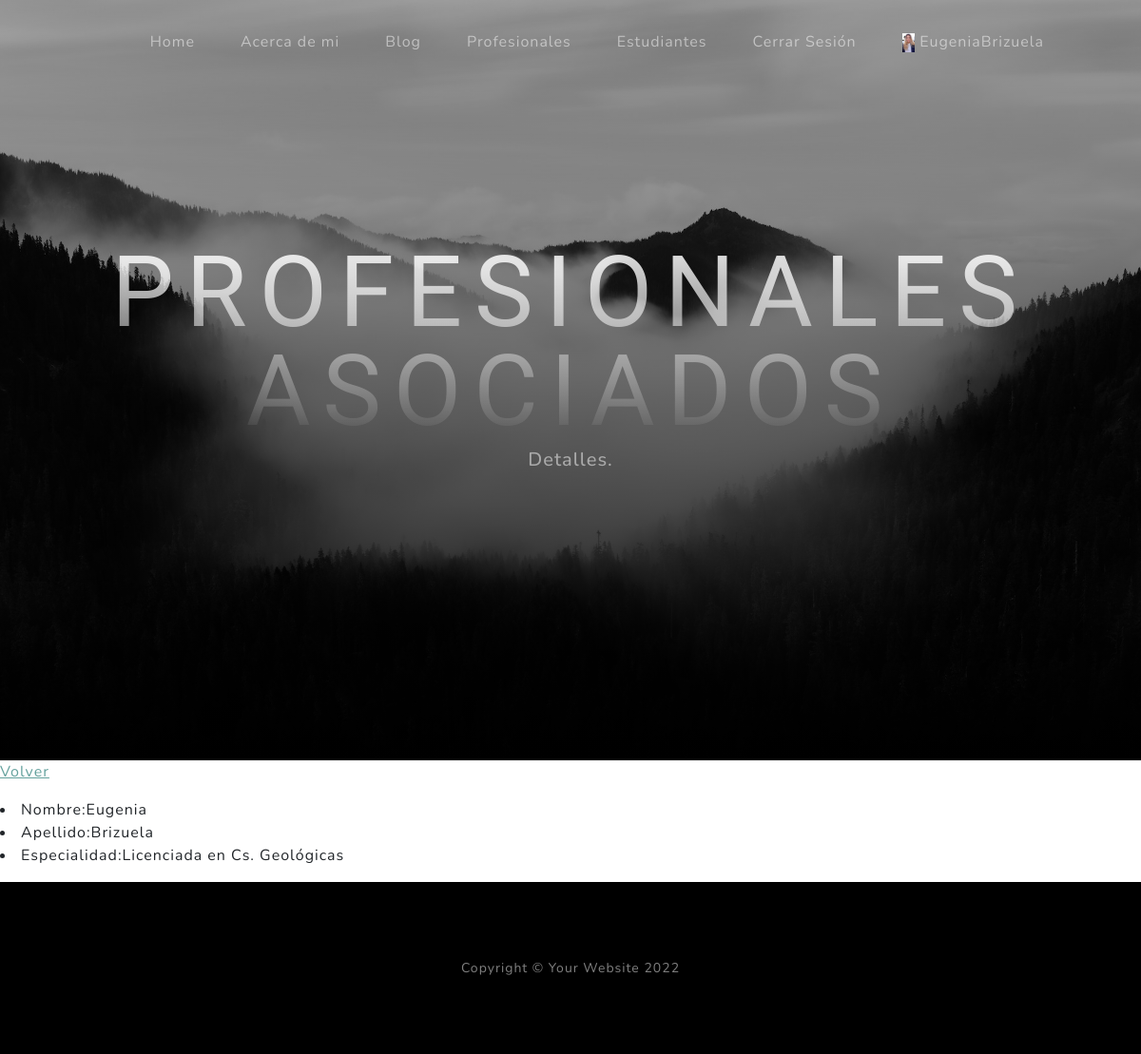
The page /clases/profesional/5/ (signed in) on the database its author committed.
### account/models.py (models this page shows)
class UserExtension (models.Model):
    avatar = models.ImageField(upload_to='avatar', null=True, blank=True)
    user = models.OneToOneField (User, on_delete=models.CASCADE)
    link = models.URLField (null=True)
    descripcion = models.CharField (max_length=200)

### clases/models.py (models this page shows, shortened)
class Profesional (models.Model):
    nombre = models.CharField(max_length=20)
    apellido = models.CharField(max_length=30)
    especialidad = models.CharField (max_length=50)

### clases/views.py (the view)
# urls.py: path('profesional/<int:pk>/', views.ProfesionalDetalle.as_view(), name = 'profesional_detalle'),
class ProfesionalDetalle (DetailView):
    model = Profesional
    template_name = 'clases/profesional_detalle.html'

### clases/templates/clases/profesional_detalle.html
{% extends 'index/index.html' %}
{% block 'header_text_block' %}
    <h1 class="mx-auto my-0 text-uppercase">Profesionales asociados</h1>
    <h2 class="text-white-50 mx-auto mt-2 mb-5">Detalles.</h2>
{% endblock 'header_text_block' %}
{% block 'body_block' %}
  <p>
    <a href={% url 'profesional_lista' %}>Volver<a/>
  </p>
  <p>
      <li>Nombre:{{object.nombre}}</li>
      <li>Apellido:{{object.apellido}}</li>
      <li>Especialidad:{{object.especialidad}}</li>
  </p>
{% endblock 'body_block' %}

### index/templates/index/index.html (shortened to what this page needs)
<!DOCTYPE html>
<html lang="en">
    {% load static %}
    <head>
        <link href={% static 'css/styles.css' %} rel="stylesheet" />
    </head>
    <body id="page-top">
        <nav class="navbar navbar-expand-lg navbar-light fixed-top" id="mainNav">
            <div class="container px-4 px-lg-5">
                <div class="collapse navbar-collapse" id="navbarResponsive">
                    <ul class="navbar-nav ms-auto">
                        <li class="nav-item"><a class="nav-link" href={% url 'index' %}>Home</a></li>
                        <li class="nav-item"><a class="nav-link" href={% url 'about' %}>Acerca de mi</a></li>
                        <li class="nav-item"><a class="nav-link" href={% url 'blog_lista' %}>Blog</a></li>
                        <li class="nav-item"><a class="nav-link" href={% url 'profesional_lista' %}>Profesionales</a></li>
                        <li class="nav-item"><a class="nav-link" href={% url 'estudiante' %}>Estudiantes</a></li>
                        {% if request.user.is_authenticated %}
                        <li class="nav-item"><a class="nav-link" href={% url 'logout' %}>Cerrar Sesión</a></li>
                        <li class="nav-item"><a class="nav-link" href={% url 'datos_usuario' %}>
                            {% if request.user.userextension.avatar %}
                            <img src= "{{request.user.userextension.avatar.url}}" alt="imagen de perfil" height='20px'>
                            {{request.user.username}}
                            {% else %}
                            {{request.user.username}}
                            {% endif %}
                        </a></li>
                        {% else %}
                        <li class="nav-item"><a class="nav-link" href={% url 'login' %}>Iniciar Sesión</a></li>
                        <li class="nav-item"><a class="nav-link" href={% url 'registrarse' %}>Registrarse</a></li>
                        {% endif %}
                    </ul>
                </div>
            </div>
        </nav>
        {% block 'header_block' %}
        <header class="masthead">
            <div class="container px-4 px-lg-5 d-flex h-100 align-items-center justify-content-center">
                <div class="d-flex justify-content-center">
                    <div class="text-center">
                        {% block 'header_text_block' %}{% endblock 'header_text_block' %}
                    </div>
                </div>
            </div>
        </header>
        {% endblock 'header_block' %}
        {% block 'body_block' %}
        {% endblock 'body_block' %}
        <footer class="footer bg-black small text-center text-white-50"><div class="container px-4 px-lg-5">Copyright &copy; Your Website 2022</div></footer>
    </body>
</html>

### rows shown on the page
Profesional: nombre "Eugenia", apellido "Brizuela", especialidad "Licenciada en Cs. Geológicas"

### other values the page prints
{{ request.user.username }} "EugeniaBrizuela"
